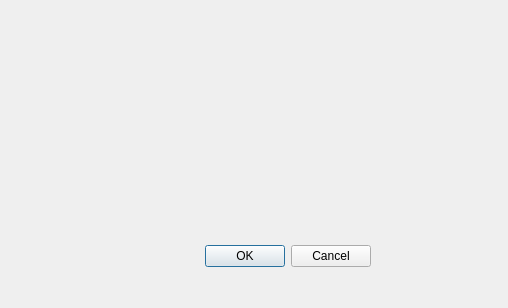
<?xml version="1.0" encoding="UTF-8"?>
<ui version="4.0">
 <class>QXTTCDialog</class>
 <widget class="QDialog" name="QXTTCDialog">
  <property name="geometry">
   <rect>
    <x>0</x>
    <y>0</y>
    <width>508</width>
    <height>308</height>
   </rect>
  </property>
  <property name="windowTitle">
   <string>Dialog</string>
  </property>
  <widget class="QDialogButtonBox" name="buttonBox">
   <property name="geometry">
    <rect>
     <x>30</x>
     <y>240</y>
     <width>341</width>
     <height>32</height>
    </rect>
   </property>
   <property name="orientation">
    <enum>Qt::Horizontal</enum>
   </property>
   <property name="standardButtons">
    <set>QDialogButtonBox::Cancel|QDialogButtonBox::Ok</set>
   </property>
  </widget>
 </widget>
 <resources/>
 <connections>
  <connection>
   <sender>buttonBox</sender>
   <signal>accepted()</signal>
   <receiver>QXTTCDialog</receiver>
   <slot>accept()</slot>
   <hints>
    <hint type="sourcelabel">
     <x>248</x>
     <y>254</y>
    </hint>
    <hint type="destinationlabel">
     <x>157</x>
     <y>274</y>
    </hint>
   </hints>
  </connection>
  <connection>
   <sender>buttonBox</sender>
   <signal>rejected()</signal>
   <receiver>QXTTCDialog</receiver>
   <slot>reject()</slot>
   <hints>
    <hint type="sourcelabel">
     <x>316</x>
     <y>260</y>
    </hint>
    <hint type="destinationlabel">
     <x>286</x>
     <y>274</y>
    </hint>
   </hints>
  </connection>
 </connections>
</ui>
